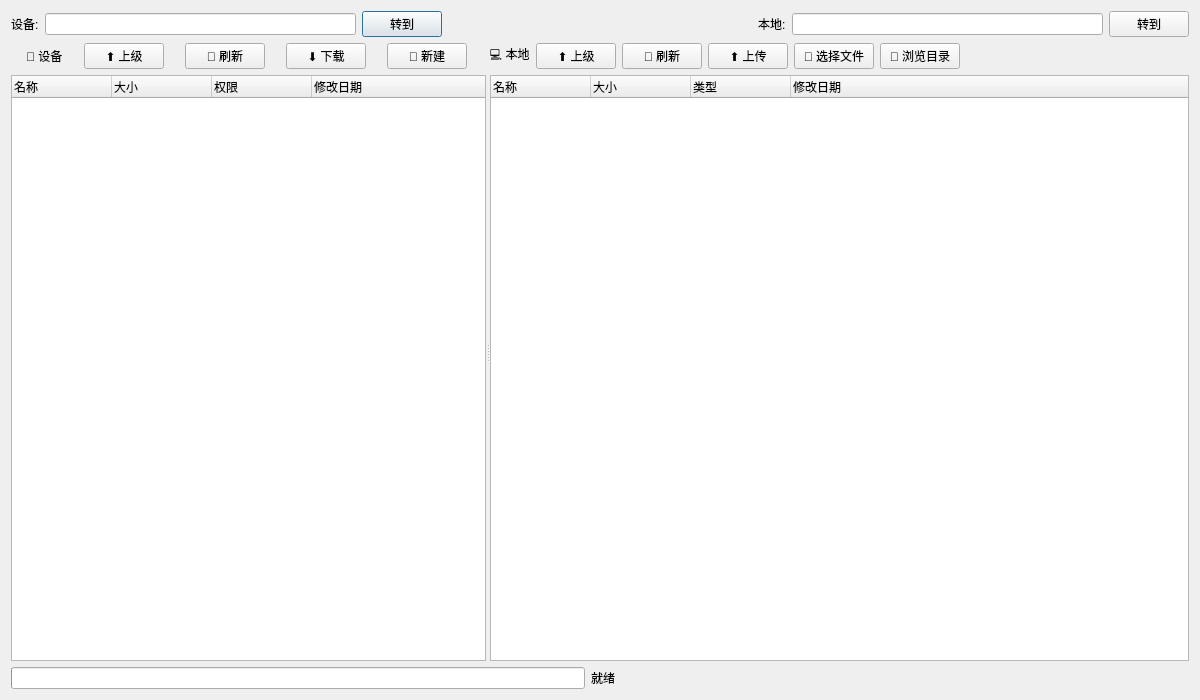
<?xml version="1.0" encoding="UTF-8"?>
<ui version="4.0">
 <class>FileManagerDialog</class>
 <widget class="QDialog" name="FileManagerDialog">
  <property name="geometry">
   <rect>
    <x>0</x>
    <y>0</y>
    <width>1200</width>
    <height>700</height>
   </rect>
  </property>
  <property name="minimumSize">
   <size>
    <width>900</width>
    <height>500</height>
   </size>
  </property>
  <property name="windowTitle">
   <string>文件管理器</string>
  </property>
  <layout class="QVBoxLayout" name="mainLayout">
   <item>
    <layout class="QHBoxLayout" name="pathLayout">
     <item>
      <widget class="QLabel" name="labelDevice">
       <property name="text">
        <string>设备:</string>
       </property>
      </widget>
     </item>
     <item>
      <widget class="QLineEdit" name="devicePathEdit"/>
     </item>
     <item>
      <widget class="QPushButton" name="btnDeviceGo">
       <property name="text">
        <string>转到</string>
       </property>
      </widget>
     </item>
     <item>
      <spacer name="horizontalSpacer">
       <property name="orientation">
        <enum>Qt::Horizontal</enum>
       </property>
       <property name="sizeHint" stdset="0">
        <size>
         <width>20</width>
         <height>20</height>
        </size>
       </property>
      </spacer>
     </item>
     <item>
      <widget class="QLabel" name="labelLocal">
       <property name="text">
        <string>本地:</string>
       </property>
      </widget>
     </item>
     <item>
      <widget class="QLineEdit" name="localPathEdit"/>
     </item>
     <item>
      <widget class="QPushButton" name="btnLocalGo">
       <property name="text">
        <string>转到</string>
       </property>
      </widget>
     </item>
    </layout>
   </item>
   <item>
    <widget class="QSplitter" name="splitter">
     <property name="sizePolicy">
      <sizepolicy hsizetype="Expanding" vsizetype="Preferred">
       <horstretch>0</horstretch>
       <verstretch>2</verstretch>
      </sizepolicy>
     </property>
     <property name="orientation">
      <enum>Qt::Horizontal</enum>
     </property>
     <widget class="QWidget" name="deviceWidget">
      <layout class="QVBoxLayout" name="deviceLayout">
       <item>
        <layout class="QGridLayout" name="gridLayout">
         <item row="0" column="0">
          <widget class="QLabel" name="labelDeviceTitle">
           <property name="sizePolicy">
            <sizepolicy hsizetype="Fixed" vsizetype="Preferred">
             <horstretch>0</horstretch>
             <verstretch>0</verstretch>
            </sizepolicy>
           </property>
           <property name="text">
            <string>📱 设备</string>
           </property>
          </widget>
         </item>
         <item row="0" column="1">
          <widget class="QPushButton" name="btnDeviceUp">
           <property name="sizePolicy">
            <sizepolicy hsizetype="Fixed" vsizetype="Fixed">
             <horstretch>0</horstretch>
             <verstretch>0</verstretch>
            </sizepolicy>
           </property>
           <property name="text">
            <string>⬆ 上级</string>
           </property>
          </widget>
         </item>
         <item row="0" column="2">
          <widget class="QPushButton" name="btnRefreshDevice">
           <property name="sizePolicy">
            <sizepolicy hsizetype="Fixed" vsizetype="Fixed">
             <horstretch>0</horstretch>
             <verstretch>0</verstretch>
            </sizepolicy>
           </property>
           <property name="text">
            <string>🔄 刷新</string>
           </property>
          </widget>
         </item>
         <item row="0" column="3">
          <widget class="QPushButton" name="btnDownload">
           <property name="sizePolicy">
            <sizepolicy hsizetype="Fixed" vsizetype="Fixed">
             <horstretch>0</horstretch>
             <verstretch>0</verstretch>
            </sizepolicy>
           </property>
           <property name="text">
            <string>⬇ 下载</string>
           </property>
          </widget>
         </item>
         <item row="0" column="4">
          <widget class="QPushButton" name="btnNewFolderDevice">
           <property name="sizePolicy">
            <sizepolicy hsizetype="Fixed" vsizetype="Fixed">
             <horstretch>0</horstretch>
             <verstretch>0</verstretch>
            </sizepolicy>
           </property>
           <property name="text">
            <string>📁 新建</string>
           </property>
          </widget>
         </item>
        </layout>
       </item>
       <item>
        <widget class="DeviceFileTree" name="deviceTree">
         <column>
          <property name="text">
           <string>名称</string>
          </property>
         </column>
         <column>
          <property name="text">
           <string>大小</string>
          </property>
         </column>
         <column>
          <property name="text">
           <string>权限</string>
          </property>
         </column>
         <column>
          <property name="text">
           <string>修改日期</string>
          </property>
         </column>
        </widget>
       </item>
      </layout>
     </widget>
     <widget class="QWidget" name="localWidget">
      <layout class="QVBoxLayout" name="localLayout">
       <item>
        <layout class="QHBoxLayout" name="localHeaderLayout">
         <item>
          <widget class="QLabel" name="labelLocalTitle">
           <property name="sizePolicy">
            <sizepolicy hsizetype="Minimum" vsizetype="Fixed">
             <horstretch>0</horstretch>
             <verstretch>0</verstretch>
            </sizepolicy>
           </property>
           <property name="text">
            <string>💻 本地</string>
           </property>
          </widget>
         </item>
         <item>
          <widget class="QPushButton" name="btnLocalUp">
           <property name="text">
            <string>⬆ 上级</string>
           </property>
          </widget>
         </item>
         <item>
          <widget class="QPushButton" name="btnRefreshLocal">
           <property name="text">
            <string>🔄 刷新</string>
           </property>
          </widget>
         </item>
         <item>
          <widget class="QPushButton" name="btnUpload">
           <property name="text">
            <string>⬆ 上传</string>
           </property>
          </widget>
         </item>
         <item>
          <widget class="QPushButton" name="btnSelectFile">
           <property name="text">
            <string>📂 选择文件</string>
           </property>
          </widget>
         </item>
         <item>
          <widget class="QPushButton" name="btnBrowseDir">
           <property name="text">
            <string>📁 浏览目录</string>
           </property>
          </widget>
         </item>
         <item>
          <spacer name="localSpacer">
           <property name="orientation">
            <enum>Qt::Horizontal</enum>
           </property>
           <property name="sizeType">
            <enum>QSizePolicy::MinimumExpanding</enum>
           </property>
           <property name="sizeHint" stdset="0">
            <size>
             <width>90</width>
             <height>20</height>
            </size>
           </property>
          </spacer>
         </item>
        </layout>
       </item>
       <item>
        <widget class="LocalFileTree" name="localTree">
         <column>
          <property name="text">
           <string>名称</string>
          </property>
         </column>
         <column>
          <property name="text">
           <string>大小</string>
          </property>
         </column>
         <column>
          <property name="text">
           <string>类型</string>
          </property>
         </column>
         <column>
          <property name="text">
           <string>修改日期</string>
          </property>
         </column>
        </widget>
       </item>
      </layout>
     </widget>
    </widget>
   </item>
   <item>
    <layout class="QHBoxLayout" name="bottomLayout">
     <item>
      <widget class="QProgressBar" name="progressBar"/>
     </item>
     <item>
      <widget class="QLabel" name="statusLabel">
       <property name="text">
        <string>就绪</string>
       </property>
      </widget>
     </item>
     <item>
      <spacer name="bottomSpacer">
       <property name="orientation">
        <enum>Qt::Horizontal</enum>
       </property>
       <property name="sizeHint" stdset="0">
        <size>
         <width>40</width>
         <height>20</height>
        </size>
       </property>
      </spacer>
     </item>
    </layout>
   </item>
  </layout>
 </widget>
 <customwidgets>
  <customwidget>
   <class>LocalFileTree</class>
   <extends>QTreeWidget</extends>
   <header location="global">Function_Moudle.file_manager_dialog</header>
  </customwidget>
  <customwidget>
   <class>DeviceFileTree</class>
   <extends>QTreeWidget</extends>
   <header location="global">Function_Moudle.file_manager_dialog</header>
  </customwidget>
 </customwidgets>
 <resources/>
 <connections/>
</ui>
